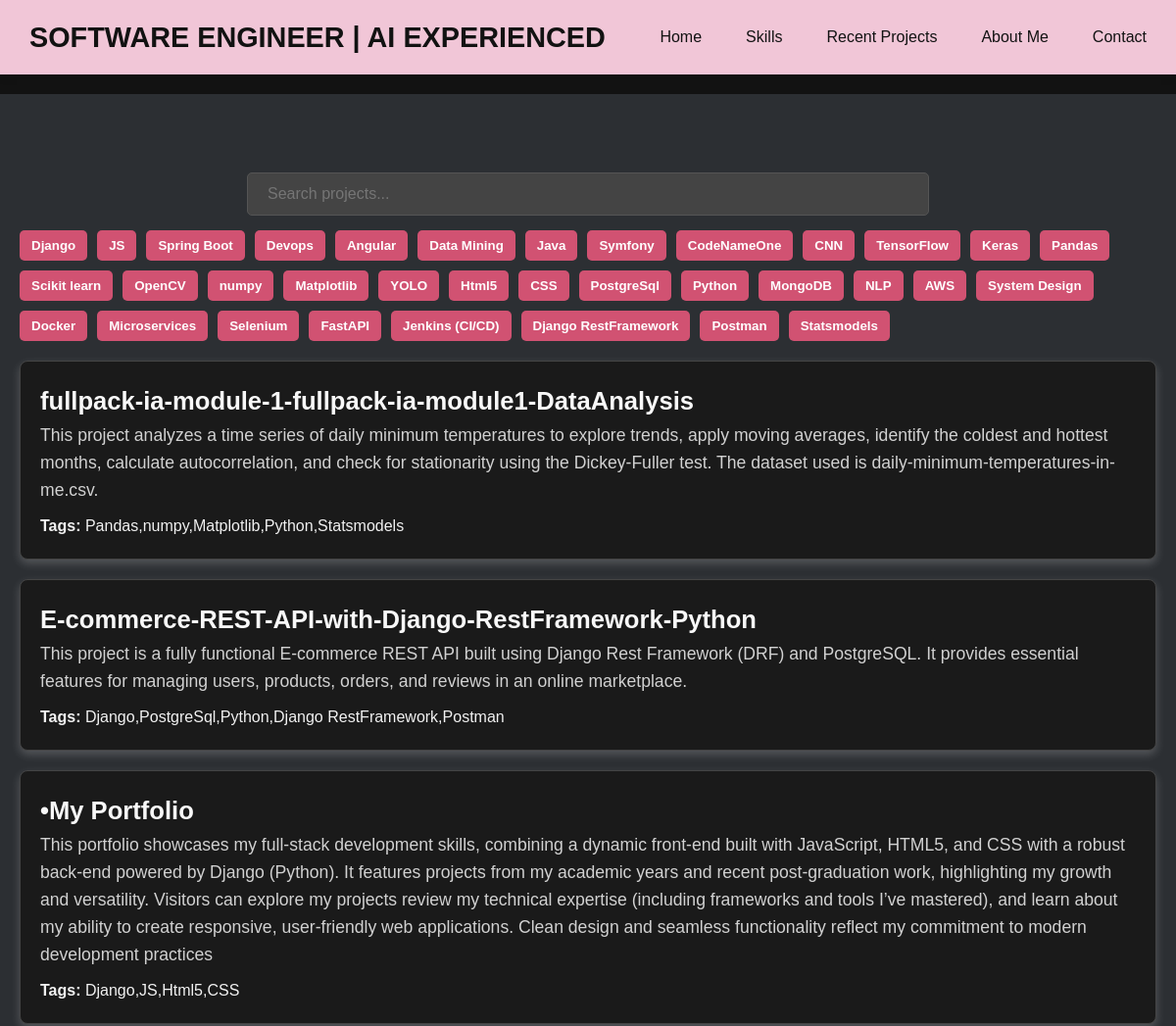
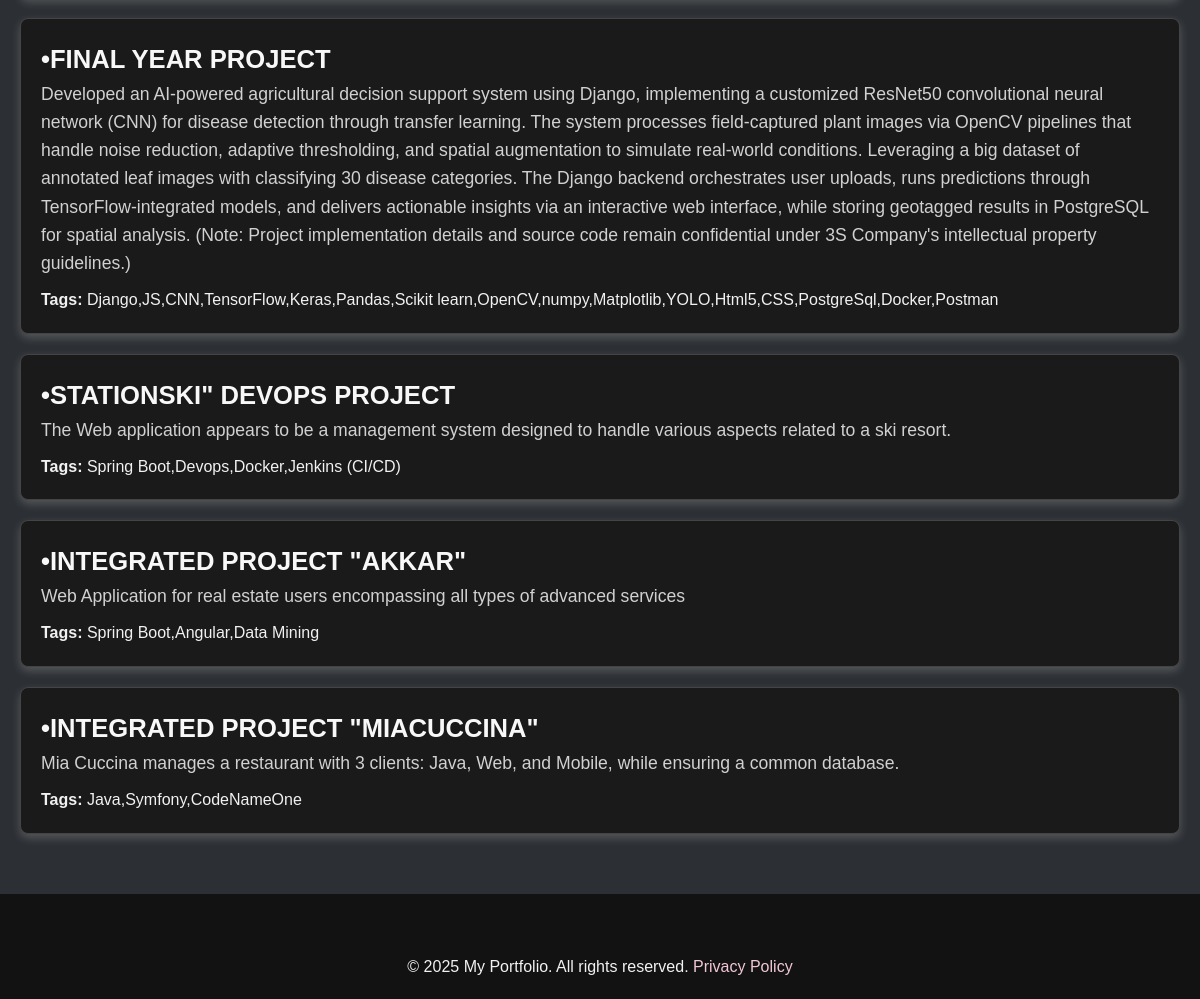
The page / on the database its author committed (2 pictures, top to bottom).
### main/models.py (models this page shows, shortened)
class Tag(models.Model):
    name = models.CharField(max_length=100, unique=True) #we can only have a unique tag for the project
    def __str__(self): #string method when we print out the model
        return self.name

class Project(models.Model):
    title = models.CharField(max_length=200)
    description = models.TextField()
    tags = models.ManyToManyField(Tag, related_name="projects") # like pythons js django kol projet shnua aandu
    link = models.URLField(max_length=200, blank=True) #Link for the github project and blank = true , it's okey to not have a link for the project
    created_at = models.DateTimeField(auto_now_add=True)

### main/views.py (the view)
# urls.py: path("", views.home, name="home"),
def home(request):
    projects = Project.objects.all().order_by('-created_at') #Access to all the projects
    tags = Tag.objects.all()
    return render(request, "home.html", {"projects" : projects, "tags": tags})

### main/templates/home.html (shortened to what this page needs)
{% extends 'base.html' %}
{% load static %}
{% block extrahead %}
<link rel="stylesheet" href="{% static 'css/home.css' %}">
{% endblock extrahead %}
{% block content %}
<div class="filters">
    <div class="tags-list">
        {% for tag in tags %}
            <button class="tag" data-tag="{{ tag.name|lower }}">{{ tag.name }}</button>
        {% endfor %}
    </div>
</div>
<div class="project-list">
    {% for project in projects %}
    <div class="project" data-name="{{ project.title|lower }}" data-tags="{{ project.tags.all|join:','|lower }}">
        <h2><a href="{% url 'project' project.id %}">{{ project.title }}</a></h2>
        <p>{{ project.description }}</p>
        <div class="tags">
            <strong>Tags:</strong>
            <span>{{ project.tags.all|join:',' }}</span>
        </div>
    </div>
    {% endfor %}
</div>
{% endblock content %}

### main/static/css/base.css (style rules this page uses)
* { box-sizing: border-box; margin: 0; padding: 0; font-family: "Arial", sans-serif; }
body { font-family: "Segoe UI", Tahoma, Geneva, Verdana, sans-serif; line-height: 1.6; color: #f1f1f1; background-color: #000; padding: 20px; }
a { color: #d15272; text-decoration: none; }

### main/static/css/home.css (style rules this page uses)
body { background-color: #121212; color: #d1d1d1; font-family: Arial, sans-serif; margin: 0; padding: 0; }
.filters { margin-bottom: 20px; }
.tags-list { display: flex; flex-wrap: wrap; gap: 10px; }
.tag { background-color: #d15272; color: white; border: none; padding: 8px 12px; border-radius: 5px; cursor: pointer; transition: background-color 0.3s, transform 0.2s ease-in-out; font-weight: bold; }
.project { background-color: #1a1a1a; padding: 20px; margin-bottom: 20px; border-radius: 8px; box-shadow: 0 4px 10px rgba(255, 255, 255, 0.2); transition: all 0.3s ease; border: 1px solid #444; }
.project h2 { margin-top: 0; color: #f8f8f8; font-size: 1.6rem; }
.project p { margin-bottom: 10px; line-height: 1.6; color: #d1d1d1; font-size: 1.1rem; }

### main/templates/base.html (style rules this page uses)
* { margin: 0; padding: 0; box-sizing: border-box; }
body { font-family: 'Segoe UI', Tahoma, Geneva, Verdana, sans-serif; background-color: #121212; color: #f1f1f1; line-height: 1.6; margin: 0; }
a { text-decoration: none; color: inherit; }

### rows shown on the page
Tag: name "Django"
Tag: name "JS"
Tag: name "Spring Boot"
Tag: name "Devops"
Tag: name "Angular"
Tag: name "Data Mining"
Tag: name "Java"
Tag: name "Symfony"
Tag: name "CodeNameOne"
Tag: name "CNN"
Tag: name "TensorFlow"
Tag: name "Keras"
Tag: name "Pandas"
Tag: name "Scikit learn"
Tag: name "OpenCV"
Tag: name "numpy"
Tag: name "Matplotlib"
Tag: name "YOLO"
Tag: name "Html5"
Tag: name "CSS"
Tag: name "PostgreSql"
Tag: name "Python"
Tag: name "MongoDB"
Tag: name "NLP"
Tag: name "AWS"
Tag: name "System Design"
Tag: name "Docker"
Tag: name "Microservices"
Tag: name "Selenium"
Tag: name "FastAPI"
Tag: name "Jenkins (CI/CD)"
Tag: name "Django RestFramework"
Tag: name "Postman"
Tag: name "Statsmodels"
Project: title "fullpack-ia-module-1-fullpack-ia-module1-DataAnalysis", description "This project analyzes a time series of daily minimum temperatures to explore trends, apply moving averages, identify the coldest and hottest months, calculate autocorrelation, and check for stationarity using the Dickey-Fuller test. The dataset used is daily-minimum-temperatures-in-me.csv.", tags.all "Pandas,numpy,Matplotlib,Python,Statsmodels"
Project: title "E-commerce-REST-API-with-Django-RestFramework-Python", description "This project is a fully functional E-commerce REST API built using Django Rest Framework (DRF) and PostgreSQL. It provides essential features for managing users, products, orders, and reviews in an online marketplace.", tags.all "Django,PostgreSql,Python,Django RestFramework,Postman"
Project: title "•My Portfolio", description "This portfolio showcases my full-stack development skills, combining a dynamic front-end built with JavaScript, HTML5, and CSS with a robust back-end powered by Django (Python). It features projects from my academic years and recent post-graduation work, highlighting my growth and versatility. Visitors can explore my projects review my technical expertise (including frameworks and tools I’ve mastered), and learn about my ability to create responsive, user-friendly web applications. Clean design and seamless functionality reflect my commitment to modern development practices", tags.all "Django,JS,Html5,CSS"
Project: title "•FINAL YEAR PROJECT", description "Developed an AI-powered agricultural decision support system using Django, implementing a customized ResNet50 convolutional neural network (CNN) for disease detection through transfer learning. The system processes field-captured plant images via OpenCV pipelines that handle noise reduction, adaptive thresholding, and spatial augmentation to simulate real-world conditions. Leveraging a big dataset of annotated leaf images with classifying 30 disease categories. The Django backend orchestrates user uploads, runs predictions through TensorFlow-integrated models, and delivers actionable insights via an interactive web interface, while storing geotagged results in PostgreSQL for spatial…", tags.all "Django,JS,CNN,TensorFlow,Keras,Pandas,Scikit learn,OpenCV,numpy,Matplotlib,YOLO,Html5,CSS,PostgreSql,Docker,Postman"
Project: title "•STATIONSKI\" DEVOPS PROJECT", description "The Web application appears to be a management system designed to handle various aspects related to a ski resort.", tags.all "Spring Boot,Devops,Docker,Jenkins (CI/CD)"
Project: title "•INTEGRATED PROJECT \"AKKAR\"", description "Web Application for real estate users encompassing all types of advanced services", tags.all "Spring Boot,Angular,Data Mining"
Project: title "•INTEGRATED PROJECT \"MIACUCCINA\"", description "Mia Cuccina manages a restaurant with 3 clients: Java, Web, and Mobile, while ensuring a common database.", tags.all "Java,Symfony,CodeNameOne"
